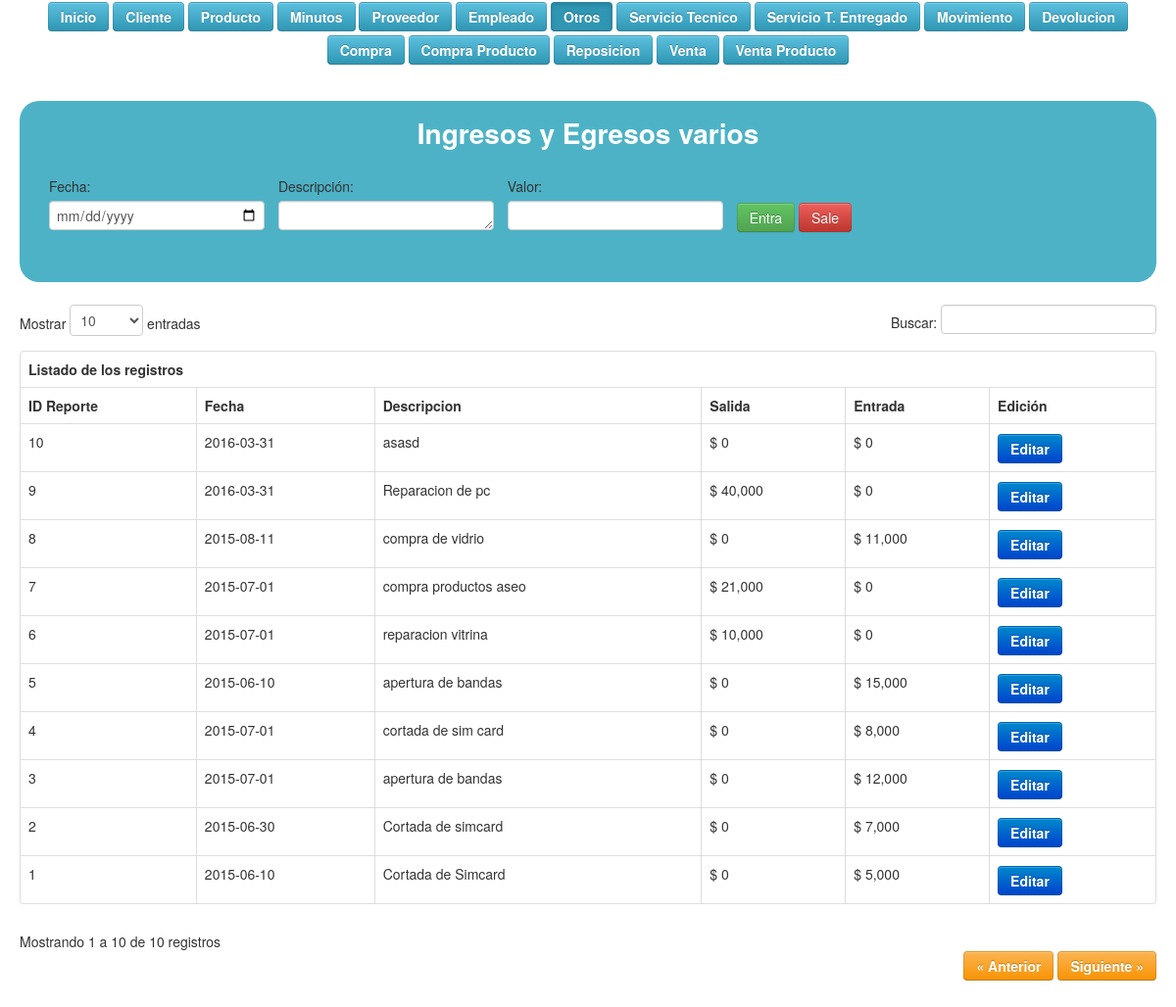
Screenshot of /vista/votros.php with the database file from the repository.
### tables this page shows
CREATE TABLE IF NOT EXISTS `tbotros` (
  `idreporte` int(11) NOT NULL,
  `fecha` date NOT NULL,
  `descripcion` varchar(100) NOT NULL,
  `salida_total` int(11) NOT NULL,
  `entrada_total` int(11) NOT NULL
);

### controlador/cotros.php (called while the page is built, shortened)
<?php
	include('modelo/motros.php');
	$otros = new Motros();

### modelo/motros.php (called while the page is built, shortened)
<?php
	include('controlador/conexion.php');
	include('functions.php');
	class Motros extends Funciones
	{
		function consultar_otros()
		{
			$sql = "SELECT * FROM tbotros ORDER BY idreporte DESC";
			 return $this->SeleccionDatos($sql);
		}
	}

### modelo/functions.php (called while the page is built, shortened)
<?php
	class Funciones {
        function SeleccionDatos($consulta)
        {
                $conexionBD = new conexion();
                $conexionBD -> conectarBD();
                $datos = $conexionBD -> ejeCon($consulta, 0);
                return $datos;
        }
}

### controlador/configuracion.php (called while the page is built)
<?php
	$serv_bd = "localhost";
	$usu_bd = "root";
	$pass_bd = "";
	$bd = "bdwold";
?>

### controlador/conexion.php (called while the page is built, shortened)
<?php
	class conexion {
		var $link;
		function conectarBD() {
			include("configuracion.php");
			$this -> link = mysqli_connect ($serv_bd, $usu_bd, $pass_bd);
			$bd2 = mysqli_select_db($this->link,$bd);
		}
		function ejeCon($con, $op) {
			$this -> resultado = mysqli_query($this->link,$con) or die("La consulta fallo: ". mysqli_error($this->link));
			if($op == 0) {
				while ($linea = mysqli_fetch_array($this -> resultado)) {
					$arrayResultado[] = $linea;
				}
			} else {
				$arrayResultado[] = 0;
			}
			$resarr = isset ($arrayResultado) ? $arrayResultado: NULL;
			if($resarr) {
				return $arrayResultado;
			}
		}
	}
?>

### vista/votros.php (the view, shortened to what this page needs)
	<!DOCTYPE html>
		<html lang="es">
		 <html class="no-js">
	    <head>
	        <link rel="stylesheet" href="css/normalize.css">
	        <link rel="stylesheet" href="css/main.css">
	        <link rel="stylesheet" href="css/bootstrap.css"/>
	        <link rel="stylesheet" href="css/bootstrap-responsive.css"/>
	        <link rel="stylesheet" href="css/tablaResponsive.css"/>
	        <link rel="stylesheet" href="css/datatable.css"/>
	        <link rel="stylesheet" href="css/estilo.css">
	        <link rel="stylesheet" href="fonts/style.css">
	    </head>
		<body >
		    <div class="container-fluid">
<div id="menu">
  <a href="index.php"><button type="button" class="btn btn-info m">Inicio</button></a>
  <a href="index.php?pag=2"><button type="button" class="btn btn-info m">Cliente</button></a>
  <a href="index.php?pag=3"><button type="button" class="btn btn-info m">Producto</button></a>
  <a href="index.php?pag=5"><button type="button" class="btn btn-info m">Minutos</button></a>
  <a href="index.php?pag=7"><button type="button" class="btn btn-info m">Proveedor</button></a>
  <a href="index.php?pag=9"><button type="button" class="btn btn-info m">Empleado</button></a>
  <a href=""><button type="button" class="btn btn-info m active">Otros</button></a>
  <a href="index.php?pag=13"><button type="button" class="btn btn-info m">Servicio Tecnico</button></a>
  <a href="index.php?pag=15"><button type="button" class="btn btn-info m">Servicio T. Entregado</button></a>
  <a href="index.php?pag=16"><button type="button" class="btn btn-info m">Movimiento</button></a>
  <a href="index.php?pag=18"><button type="button" class="btn btn-info m">Devolucion</button></a>
  <a href="index.php?pag=19"><button type="button" class="btn btn-info m">Compra</button></a>
  <a href="index.php?pag=20"><button type="button" class="btn btn-info m">Compra Producto</button></a>
  <a href="index.php?pag=21"><button type="button" class="btn btn-info m">Reposicion</button></a>
  <a href="index.php?pag=24"><button type="button" class="btn btn-info m">Venta</button></a>
  <a href="index.php?pag=26"><button type="button" class="btn btn-info m">Venta Producto</button></a>
</div>
		      <div class="row-fluid">
		        <div class="span12">
<?php include('controlador/cotros.php'); ?>
<div class="container-fluid lol">
<div class="eti">Ingresos y Egresos varios</div>
	<form action="" method="POST">
		<div class="form-group campo">
             <label for="">Fecha:</label>
            <input type="date" class="form-control" name="fecha">
		</div>
		<div class="form-group campo">
            <label for="">Descripción:</label>
            <textarea name="descripcion" rows="1" cols="30"> </textarea>
		</div>
		<div class="form-group campo">
           <label for="">Valor:</label>
            <input type="number" class="form-control" name="valor">
		</div>
		 <div class="form-group campo"> <br>
           <input type="submit" name="Entra" class="btn btn-success" value="Entra">
           <input type="submit" name="Sale" class="btn btn-danger" value="Sale">
        </div>
	</form>
</div>
<?php $consultaotros = $otros->consultar_otros(); ?>
					<div id='no-more-tables'>
						<table class="table table-bordered table-hover" id="example">
				  <thead>
            <tr>
                <th colspan="3">Listado de los registros</th>
            </tr>
            <tr>
                <th>ID Reporte</th>
				<th>Fecha</th>
				<th>Descripcion</th>
				<th>Salida</th>
				<th>Entrada</th>
				<th>Edición</th>
            </tr>
        </thead>
        <tbody>
           <?php for($i=0;$i<count($consultaotros);$i++): ?>
				<tr>
					<td data-title='ID Reporte'><?= $consultaotros[$i]['idreporte'] ?></td>
					<td data-title='Fecha'><?= $consultaotros[$i]['fecha'] ?></td>
					<td data-title='Descripcion'><?= $consultaotros[$i]['descripcion'] ?></td>
					<td data-title='Salida'>$ <?= number_format($consultaotros[$i]['salida_total']) ?></td>
					<td data-title='Entrada'>$ <?= number_format($consultaotros[$i]['entrada_total']) ?></td>
					<td data-title='Edición'><a href="index.php?pag=12&id=<?= $consultaotros[$i]['idreporte'] ?>" class="btn btn-primary">Editar</a></td>
				</tr>
			<?php endfor; ?>
        </tbody>
		</table>
		</div>
		        </div>
		      </div>
				<br/><br/>
		    </div>
		</body>
	</html>

### css/main.css (style rules this page uses)
html, button, input, select, textarea { color: #222; }
body { font-size: 1em; line-height: 1.4; }
textarea { resize: vertical; }

### css/datatable.css (style rules this page uses)
table { margin: 1em 0; clear: both; }

### css/estilo.css (style rules this page uses)
#menu { margin: auto; text-align: center; }
.m, a { color: #FFF; font-weight: bold; margin-bottom: 2px; margin-top: 2px; }
.eti { width: 100%; text-align: center; color: #FFF; font-size: 200%; font-weight: bolder; margin-bottom: 3%; border-radius: 12px; }
.lol { background-color: #4DB2C6; border-radius: 20px; margin-bottom: 2%; margin-top: 3%; padding-bottom: 2%; padding-top: 2%; }
.campo { display: inline-block; margin-left: 10px; vertical-align: middle; }

### rows the page displays
tbotros: idreporte "10", fecha "2016-03-31", descripcion "asasd", salida_total "0", entrada_total "0"
tbotros: idreporte "9", fecha "2016-03-31", descripcion "Reparacion de pc", salida_total "40,000", entrada_total "0"
tbotros: idreporte "8", fecha "2015-08-11", descripcion "compra de vidrio", salida_total "0", entrada_total "11,000"
tbotros: idreporte "7", fecha "2015-07-01", descripcion "compra productos aseo", salida_total "21,000", entrada_total "0"
tbotros: idreporte "6", fecha "2015-07-01", descripcion "reparacion vitrina", salida_total "10,000", entrada_total "0"
tbotros: idreporte "5", fecha "2015-06-10", descripcion "apertura de bandas", salida_total "0", entrada_total "15,000"
tbotros: idreporte "4", fecha "2015-07-01", descripcion "cortada de sim card", salida_total "0", entrada_total "8,000"
tbotros: idreporte "3", fecha "2015-07-01", descripcion "apertura de bandas", salida_total "0", entrada_total "12,000"
tbotros: idreporte "2", fecha "2015-06-30", descripcion "Cortada de simcard", salida_total "0", entrada_total "7,000"
tbotros: idreporte "1", fecha "2015-06-10", descripcion "Cortada de Simcard", salida_total "0", entrada_total "5,000"
